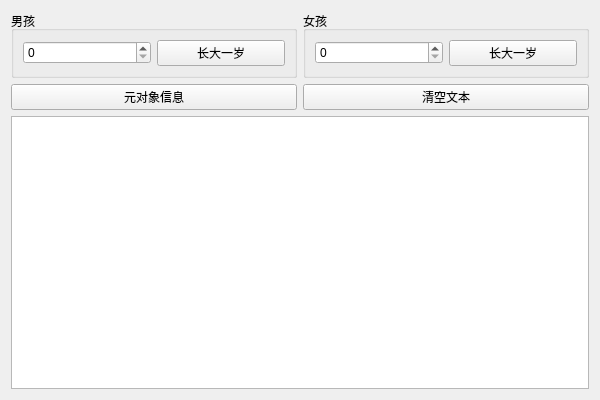
<?xml version="1.0" encoding="UTF-8"?>
<ui version="4.0">
 <class>ExWidget</class>
 <widget class="QWidget" name="ExWidget">
  <property name="geometry">
   <rect>
    <x>0</x>
    <y>0</y>
    <width>600</width>
    <height>400</height>
   </rect>
  </property>
  <layout class="QVBoxLayout" name="verticalLayout">
   <item>
    <layout class="QHBoxLayout" name="horizontalLayout">
     <item>
      <widget class="QGroupBox" name="groupBox">
       <property name="title">
        <string>男孩</string>
       </property>
       <layout class="QHBoxLayout" name="horizontalLayout_2">
        <item>
         <widget class="QSpinBox" name="spinBoy"/>
        </item>
        <item>
         <widget class="QPushButton" name="btnBoyAdd">
          <property name="text">
           <string>长大一岁</string>
          </property>
         </widget>
        </item>
       </layout>
      </widget>
     </item>
     <item>
      <widget class="QGroupBox" name="groupBox_2">
       <property name="title">
        <string>女孩</string>
       </property>
       <layout class="QHBoxLayout" name="horizontalLayout_3">
        <item>
         <widget class="QSpinBox" name="spinGirl"/>
        </item>
        <item>
         <widget class="QPushButton" name="btnGirlAdd">
          <property name="text">
           <string>长大一岁</string>
          </property>
         </widget>
        </item>
       </layout>
      </widget>
     </item>
    </layout>
   </item>
   <item>
    <layout class="QHBoxLayout" name="horizontalLayout_4">
     <item>
      <widget class="QPushButton" name="btnMetaObject">
       <property name="text">
        <string>元对象信息</string>
       </property>
      </widget>
     </item>
     <item>
      <widget class="QPushButton" name="btnClean">
       <property name="text">
        <string>清空文本</string>
       </property>
      </widget>
     </item>
    </layout>
   </item>
   <item>
    <widget class="QPlainTextEdit" name="textEdit"/>
   </item>
  </layout>
 </widget>
 <resources/>
 <connections/>
</ui> 
